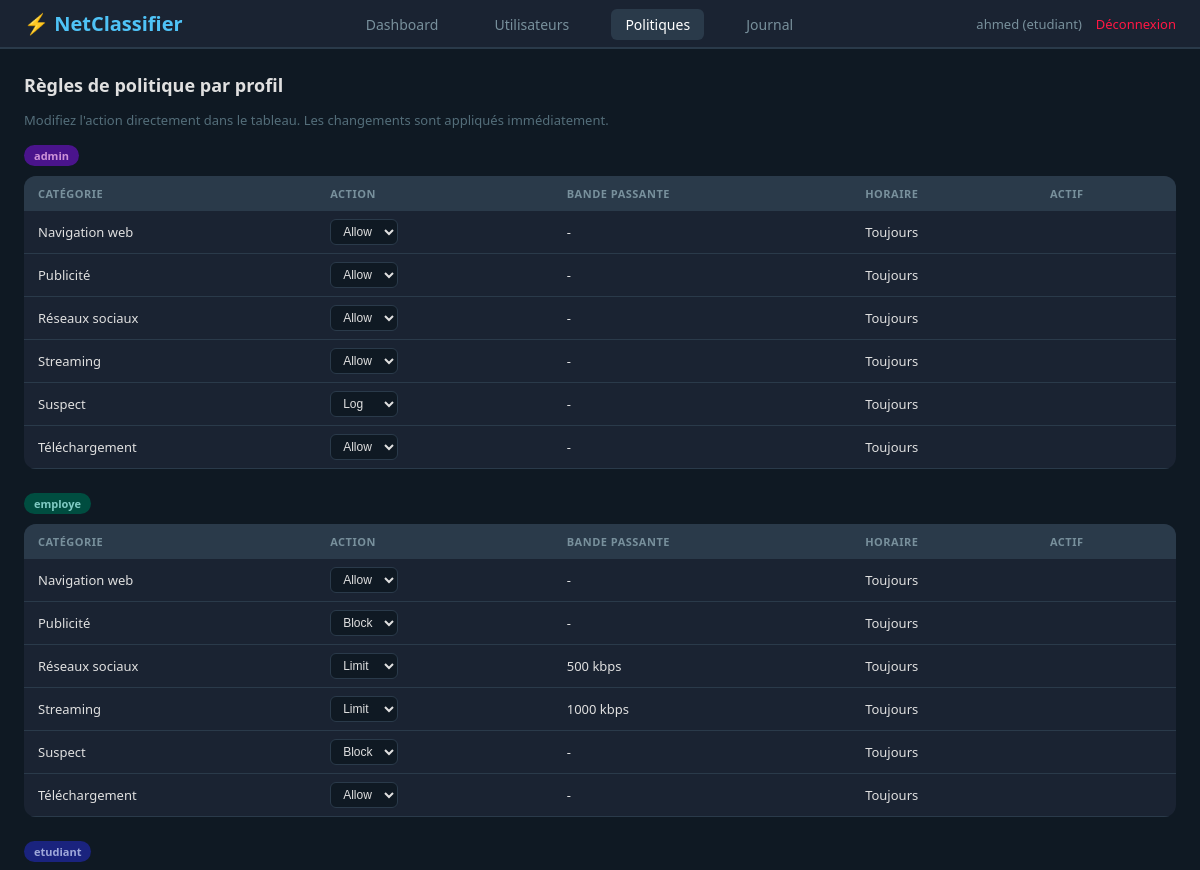
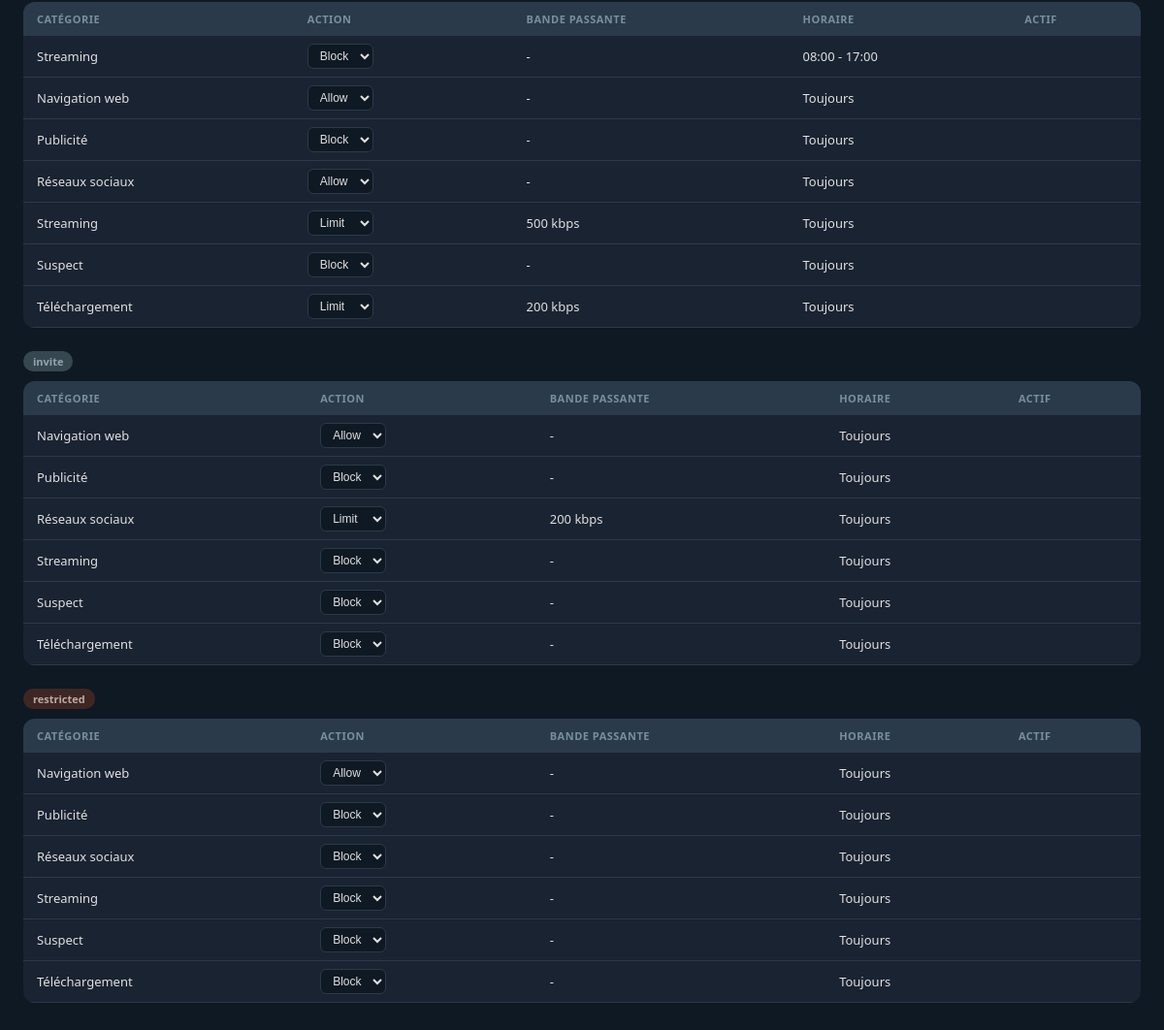
The app's page /policies (signed in) with its own data (2 pictures, top to bottom).
### tables this page shows
CREATE TABLE policy_rules (
    id              INTEGER PRIMARY KEY AUTOINCREMENT,
    profile         TEXT NOT NULL,                         -- Profil utilisateur
    category        TEXT NOT NULL,                         -- Catégorie de flux
    action          TEXT NOT NULL DEFAULT 'Allow',         -- Action (Allow, Block...)
    bandwidth_kbps  INTEGER DEFAULT NULL,                  -- Limite de bande passante
    time_start      TEXT DEFAULT NULL,                     -- Début de la règle horaire
    time_end        TEXT DEFAULT NULL,                     -- Fin de la règle horaire
    priority        INTEGER DEFAULT 0,                     -- Plus haut = prioritaire
    is_active       BOOLEAN DEFAULT 1,                     -- Activer/désactiver sans supprimer
    created_at      TIMESTAMP DEFAULT CURRENT_TIMESTAMP,
    updated_at      TIMESTAMP DEFAULT CURRENT_TIMESTAMP,

    -- Une seule règle par combinaison profil + catégorie + horaire
    UNIQUE(profile, category, time_start, time_end),

    CHECK (action IN ('Allow', 'Block', 'Limit', 'Log')),
    CHECK (profile IN ('etudiant', 'employe', 'admin', 'invite', 'restricted'))
);

### web/dashboard.py (the view)
@dashboard_bp.route("/policies")
@admin_required
def policies_page():
    policies = get_all_policies()
    grouped = {}
    for p in policies:
        grouped.setdefault(p["profile"], []).append(p)
    ctx = _base_ctx()
    ctx["grouped_policies"] = grouped
    return render_template("policies.html", **ctx)

### db/database.py (called while the page is built)
@contextmanager
def get_db():
    conn = sqlite3.connect(DB_PATH, timeout=10)
    conn.row_factory = sqlite3.Row        # Accès par nom de colonne : row["username"]
    conn.execute("PRAGMA journal_mode=WAL")  # Lectures parallèles aux écritures
    conn.execute("PRAGMA foreign_keys=ON")   # Activer les clés étrangères
    try:
        yield conn
        conn.commit()
    except Exception:
        conn.rollback()
        raise
    finally:
        conn.close()

def get_all_policies() -> list[dict]:
    with get_db() as conn:
        rows = conn.execute(
            "SELECT * FROM policy_rules ORDER BY profile, priority DESC, category"
        ).fetchall()
        return [dict(r) for r in rows]

def get_unread_alerts() -> list[dict]:
    with get_db() as conn:
        rows = conn.execute(
            "SELECT * FROM alerts WHERE is_read = 0 "
            "ORDER BY timestamp DESC LIMIT 50"
        ).fetchall()
        return [dict(r) for r in rows]

### web/dashboard.py (called while the page is built)
def admin_required(f):
    @wraps(f)
    def decorated(*args, **kwargs):
        if "admin_user" not in session:
            return redirect(url_for("auth.login"))
        return f(*args, **kwargs)
    return decorated

def _base_ctx():
    alerts = get_unread_alerts()
    return {
        "user":session["admin_user"],
        "profile":     session["admin_profile"],
        "fullname":    session.get("admin_fullname", ""),
        "alert_count": len(alerts),
    }

### web/templates/policies.html (shortened to what this page needs)
{% extends "base.html" %}
{% block content %}
<div class="section">
    <h2>Règles de politique par profil</h2>
    <p class="hint">Modifiez l'action directement dans le tableau. Les changements sont appliqués immédiatement.</p>
    {% for profile_name, rules in grouped_policies.items() %}
    <div class="policy-group">
<h3><span class="badge badge-{{ profile_name }}">{{ profile_name }}</span></h3>
<div class="table-wrapper">
    <table>
<thead>
    <tr>
<th>Catégorie</th><th>Action</th>
<th>Bande passante</th><th>Horaire</th><th>Actif</th>
    </tr>
</thead>
<tbody>
    {% for r in rules %}
    <tr>
<td>{{ r.category }}</td>
<td style="position:relative;">
    <select aria-label="Action"
    id="policy-sel-{{ r.id if r.id else 'null' }}"
    onchange="updatePolicy({{ r.id if r.id else 'null' }}, this)">
{% for a in ['Allow','Block','Limit','Log'] %}
<option value="{{ a }}" {% if r.action == a %}selected{% endif %}>{{ a }}</option>
{% endfor %}
    </select>
</td>
<td>{{ (r.bandwidth_kbps|string + ' kbps') if r.bandwidth_kbps else '-' }}</td>
<td>{{ (r.time_start + ' - ' + r.time_end) if r.time_start else 'Toujours' }}</td>
<td>{{ "" if r.is_active else "" }}</td>
    </tr>
    {% endfor %}
</tbody>
    </table>
</div>
    </div>
    {% endfor %}
</div>
{% endblock %}

### web/static/css/style.css (style rules this page uses)
:root { --bg-dark: #0f1923; --bg-card: #1a2332; --bg-hover: #223344; --border: #2a3a4a; --text-primary: #e0e0e0; --text-secondary: #78909c; --text-muted: #546e7a; --accent: #4fc3f7; --green: #00e676; --red: #ff1744; --orange: #ffa726; --purple: #7c4dff; --blue: #2979ff; }
* { margin: 0; padding: 0; box-sizing: border-box; }
body { font-family: 'Segoe UI', sans-serif; background: var(--bg-dark); color: var(--text-primary); }
.section { margin-bottom: 28px; }
.section h2 { margin-bottom: 14px; font-size: 18px; color: var(--text-primary); }
.section h3 { margin-bottom: 10px; color: var(--text-secondary); font-size: 14px; }
.hint { color: var(--text-muted); font-size: 13px; margin-bottom: 16px; }
.table-wrapper { overflow-x: auto; }
table { width: 100%; border-collapse: collapse; background: var(--bg-card); border-radius: 12px; overflow: hidden; }
th { background: var(--border); padding: 10px 14px; text-align: left; font-size: 11px; color: var(--text-secondary); text-transform: uppercase; letter-spacing: 0.5px; }
td { padding: 8px 14px; font-size: 13px; border-bottom: 1px solid var(--border); }
.badge { display: inline-block; padding: 3px 10px; border-radius: 12px; font-size: 11px; font-weight: 600; }
.badge-etudiant { background: #1a237e; color: #9fa8da; }
.badge-employe { background: #004d40; color: #80cbc4; }
.badge-admin { background: #4a148c; color: #ce93d8; }
.badge-invite { background: #37474f; color: #90a4ae; }
.badge-restricted { background: #3e2723; color: #bcaaa4; }
table select { background: var(--bg-dark); color: var(--text-primary); border: 1px solid var(--border); padding: 4px 8px; border-radius: 6px; font-size: 12px; }
.policy-group { margin-bottom: 24px; }
.policy-group h3 { margin-bottom: 10px; }

### records on screen
policy_rules: profile "admin", category "Navigation web", action+id "Allow", bandwidth_kbps "-", time_start "Toujours"
policy_rules: category "Publicité", action+id "Allow", bandwidth_kbps "-", time_start "Toujours"
policy_rules: category "Réseaux sociaux", action+id "Allow", bandwidth_kbps "-", time_start "Toujours"
policy_rules: category "Streaming", action+id "Allow", bandwidth_kbps "-", time_start "Toujours"
policy_rules: category "Suspect", action+id "Log", bandwidth_kbps "-", time_start "Toujours"
policy_rules: category "Téléchargement", action+id "Allow", bandwidth_kbps "-", time_start "Toujours"
policy_rules: profile "employe", category "Navigation web", action+id "Allow", bandwidth_kbps "-", time_start "Toujours"
policy_rules: category "Publicité", action+id "Block", bandwidth_kbps "-", time_start "Toujours"
policy_rules: category "Réseaux sociaux", action+id "Limit", bandwidth_kbps "500 kbps", time_start "Toujours"
policy_rules: category "Streaming", action+id "Limit", bandwidth_kbps "1000 kbps", time_start "Toujours"
policy_rules: category "Suspect", action+id "Block", bandwidth_kbps "-", time_start "Toujours"
policy_rules: category "Téléchargement", action+id "Allow", bandwidth_kbps "-", time_start "Toujours"
policy_rules: profile "etudiant", category "Streaming", action+id "Block", bandwidth_kbps "-", time_start+time_end "08:00 - 17:00"
policy_rules: category "Navigation web", action+id "Allow", bandwidth_kbps "-", time_start "Toujours"
policy_rules: category "Publicité", action+id "Block", bandwidth_kbps "-", time_start "Toujours"
policy_rules: category "Réseaux sociaux", action+id "Allow", bandwidth_kbps "-", time_start "Toujours"
policy_rules: category "Streaming", action+id "Limit", bandwidth_kbps "500 kbps", time_start "Toujours"
policy_rules: category "Suspect", action+id "Block", bandwidth_kbps "-", time_start "Toujours"
policy_rules: category "Téléchargement", action+id "Limit", bandwidth_kbps "200 kbps", time_start "Toujours"
policy_rules: profile "invite", category "Navigation web", action+id "Allow", bandwidth_kbps "-", time_start "Toujours"
policy_rules: category "Publicité", action+id "Block", bandwidth_kbps "-", time_start "Toujours"
policy_rules: category "Réseaux sociaux", action+id "Limit", bandwidth_kbps "200 kbps", time_start "Toujours"
policy_rules: category "Streaming", action+id "Block", bandwidth_kbps "-", time_start "Toujours"
policy_rules: category "Suspect", action+id "Block", bandwidth_kbps "-", time_start "Toujours"
policy_rules: category "Téléchargement", action+id "Block", bandwidth_kbps "-", time_start "Toujours"
policy_rules: profile "restricted", category "Navigation web", action+id "Allow", bandwidth_kbps "-", time_start "Toujours"
policy_rules: category "Publicité", action+id "Block", bandwidth_kbps "-", time_start "Toujours"
policy_rules: category "Réseaux sociaux", action+id "Block", bandwidth_kbps "-", time_start "Toujours"
policy_rules: category "Streaming", action+id "Block", bandwidth_kbps "-", time_start "Toujours"
policy_rules: category "Suspect", action+id "Block", bandwidth_kbps "-", time_start "Toujours"
policy_rules: category "Téléchargement", action+id "Block", bandwidth_kbps "-", time_start "Toujours"

### other values on screen
{{ user }} "ahmed"
{{ profile }} "etudiant"
